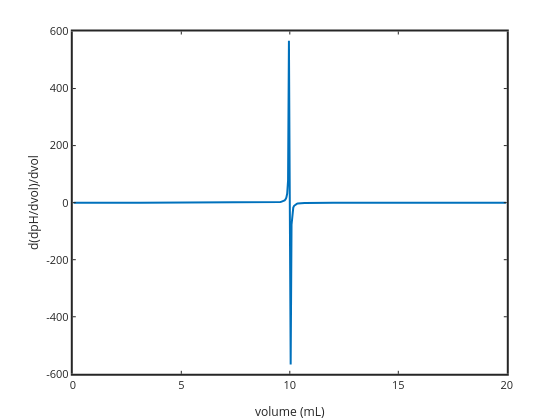

Here is the notebook cell this chart was saved with:
### Markdown cell above
# second derivative

zero at the maximum of the first derivative.

### Code cell
%plot -s 600,500 -f 'svg'
N=length(plotvol); ddpH=diff(dpHbydvol); ddvol=diff(plotvol); plotplotvol=plotvol(1:N-1)+ddvol/2; 
ddpHbydvol=ddpH./ddvol;

plot(plotplotvol,ddpHbydvol,'linewidth',2); xlabel('volume (mL)'); ylabel('d(dpH/dvol)/dvol')
set(gca,'fontsize',11,'linewidth',2)
title('2nd derivative HA titrated with NaOH')

[ddydxhigh,indexhigh]=max(ddpHbydvol);
[ddydxlow,indexlow]=min(ddpHbydvol);

x=[plotplotvol(indexhigh) plotplotvol(indexlow)];
y=[ddydxhigh ddydxlow];

param=polyfit(x,y,1);
endptvol=-1*(param(2)/param(1))

### Figure 1 — Plotly figure (JSON) as saved in the notebook; plotly's stock layout.template omitted (floating-point values rounded to 4 significant figures; data arrays with more than 128 entries replaced by an {"elided": "..."} marker saying what was removed)
{"data": [{"line": {"color": "rgb(0,113,188)", "dash": "solid", "width": 2}, "marker": {"color": "rgb(0,113,188)", "line": {"color": "rgb(0,113,188)"}, "size": 6, "symbol": "none"}, "mode": "lines", "name": "", "showlegend": false, "type": "scatter", "visibility": true, "x": {"elided": "499 float values"}, "xaxis": "x", "y": {"elided": "499 float values"}, "yaxis": "y"}], "layout": {"height": 420, "hovermode": "closest", "margin": {"b": 0, "l": 0, "r": 0, "t": 0}, "plot_bgcolor": "rgba(0,0,0,0)", "showlegend": false, "width": 560, "xaxis": {"anchor": "y", "autorange": false, "domain": [0.13, 0.905], "exponentformat": "none", "gridcolor": "rgba(38,38,38,0.15)", "gridwidth": 2, "linecolor": "rgb(38,38,38)", "linewidth": 2, "mirror": "ticks", "range": [0, 20], "showgrid": false, "showline": true, "side": "bottom", "spikedash": "solid", "spikemode": "across", "spikesides": false, "spikethickness": 1, "tickangle": 0, "tickcolor": "rgb(38,38,38)", "tickfont": {"color": "rgb(38,38,38)", "size": 11}, "ticklen": 3, "ticks": "inside", "ticktext": ["0", "5", "10", "15", "20"], "tickvals": [0, 5, 10, 15, 20], "title": {"font": {"color": "rgb(38,38,38)", "size": 12.1}, "text": "volume (mL)"}, "type": "linear", "visible": true, "zeroline": false}, "yaxis": {"anchor": "x", "autorange": false, "domain": [0.11, 0.925], "exponentformat": "none", "gridcolor": "rgba(38,38,38,0.15)", "gridwidth": 2, "linecolor": "rgb(38,38,38)", "linewidth": 2, "mirror": "ticks", "range": [-600, 600], "showgrid": false, "showline": true, "side": "left", "spikedash": "solid", "spikemode": "across", "spikesides": false, "spikethickness": 1, "tickangle": 0, "tickcolor": "rgb(38,38,38)", "tickfont": {"color": "rgb(38,38,38)", "size": 11}, "ticklen": 3, "ticks": "inside", "ticktext": ["-600", "-400", "-200", "0", "200", "400", "600"], "tickvals": [-600, -400, -200, 0, 200, 400, 600], "title": {"font": {"color": "rgb(38,38,38)", "size": 12.1}, "text": "d(dpH/dvol)/dvol"}, "type": "linear", "visible": true, "zeroline": false}}}
